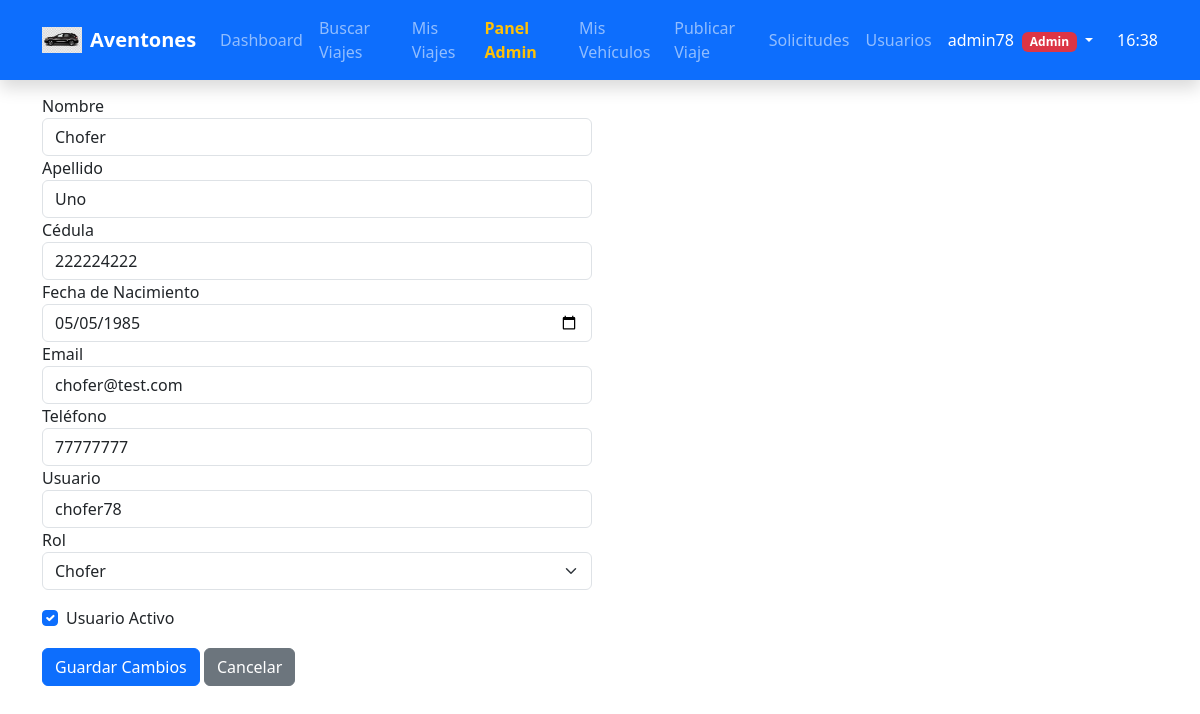
/user_edit.php?id=2 (signed in), run on the app's committed database.
### tables this page shows
CREATE TABLE IF NOT EXISTS usuarios (
    id INT AUTO_INCREMENT PRIMARY KEY,
    nombre VARCHAR(100) NOT NULL,
    apellido VARCHAR(100) NOT NULL,
    cedula VARCHAR(20) UNIQUE NOT NULL,
    fecha_nacimiento DATE NOT NULL,
    email VARCHAR(100) UNIQUE NOT NULL,
    telefono VARCHAR(20),
    usuario VARCHAR(50) UNIQUE NOT NULL,
    password VARCHAR(255) NOT NULL,
    foto VARCHAR(255),
    rol ENUM('pasajero', 'chofer', 'admin') DEFAULT 'pasajero',
    fecha_registro DATETIME DEFAULT CURRENT_TIMESTAMP,
    activo TINYINT(1) DEFAULT 1
);

### public/user_edit.php (the view, shortened to what this page needs)
<?php
$id = intval($_GET['id'] ?? 0);
global $conn;
$stmt = $conn->prepare("SELECT * FROM usuarios WHERE id = ?");
$stmt->bind_param("i", $id);
$stmt->execute();
$result = $stmt->get_result();
$usuario = $result->fetch_assoc();
?>
<!DOCTYPE html>
<html lang="es">
<head>
    <link href="https://cdn.jsdelivr.net/npm/bootstrap@5.3.3/dist/css/bootstrap.min.css" rel="stylesheet">
</head>
<body>
    <?php include 'navbar.php'; ?>
    <div class="container mt-5">
        <h2 class="text-primary">Editar Usuario</h2>
        <form method="POST" class="row g-3">
            <div class="col-md-6">
                <label>Nombre</label>
                <input type="text" name="nombre" class="form-control" value="<?= htmlspecialchars($usuario['nombre']) ?>" required>
                <label>Apellido</label><input type="text" name="apellido" class="form-control" value="<?= htmlspecialchars($usuario['apellido']) ?>" required>
                <label>Cédula</label><input type="text" name="cedula" class="form-control" value="<?= htmlspecialchars($usuario['cedula']) ?>" required>
                <label>Fecha de Nacimiento</label><input type="date" name="fecha_nacimiento" class="form-control" value="<?= $usuario['fecha_nacimiento'] ?>" required>
                <label>Email</label><input type="email" name="email" class="form-control" value="<?= htmlspecialchars($usuario['email']) ?>" required>
                <label>Teléfono</label><input type="text" name="telefono" class="form-control" value="<?= htmlspecialchars($usuario['telefono'] ?? '') ?>">
                <label>Usuario</label><input type="text" name="usuario" class="form-control" value="<?= htmlspecialchars($usuario['usuario']) ?>" required>
                <label>Rol</label><select name="rol" class="form-select">
                    <option value="chofer" <?= $usuario['rol'] === 'chofer' ? 'selected' : '' ?>>Chofer</option>
                </select>
            </div>
            <div class="col-12">
                <div class="form-check">
                    <input type="checkbox" name="activo" class="form-check-input" id="activo" <?= $usuario['activo'] ? 'checked' : '' ?>>
                    <label class="form-check-label" for="activo">Usuario Activo</label>
                </div>
            </div>
            <div class="col-12">
                <button type="submit" class="btn btn-primary">Guardar Cambios</button>
                <a href="users.php" class="btn btn-secondary">Cancelar</a>
            </div>
        </form>
    </div>
</body>
</html>

### data on the page
usuarios: nombre "Chofer", apellido "Uno", cedula "222224222", fecha_nacimiento "05/05/1985", email "chofer@test.com", telefono "77777777", usuario "chofer78", rol "Chofer", activo "☑"

### other printed values
SITIO "Aventones"
$_SESSION['usuario'] "admin78"
$_SESSION['rol'] "Admin"
$hora "16:38"
